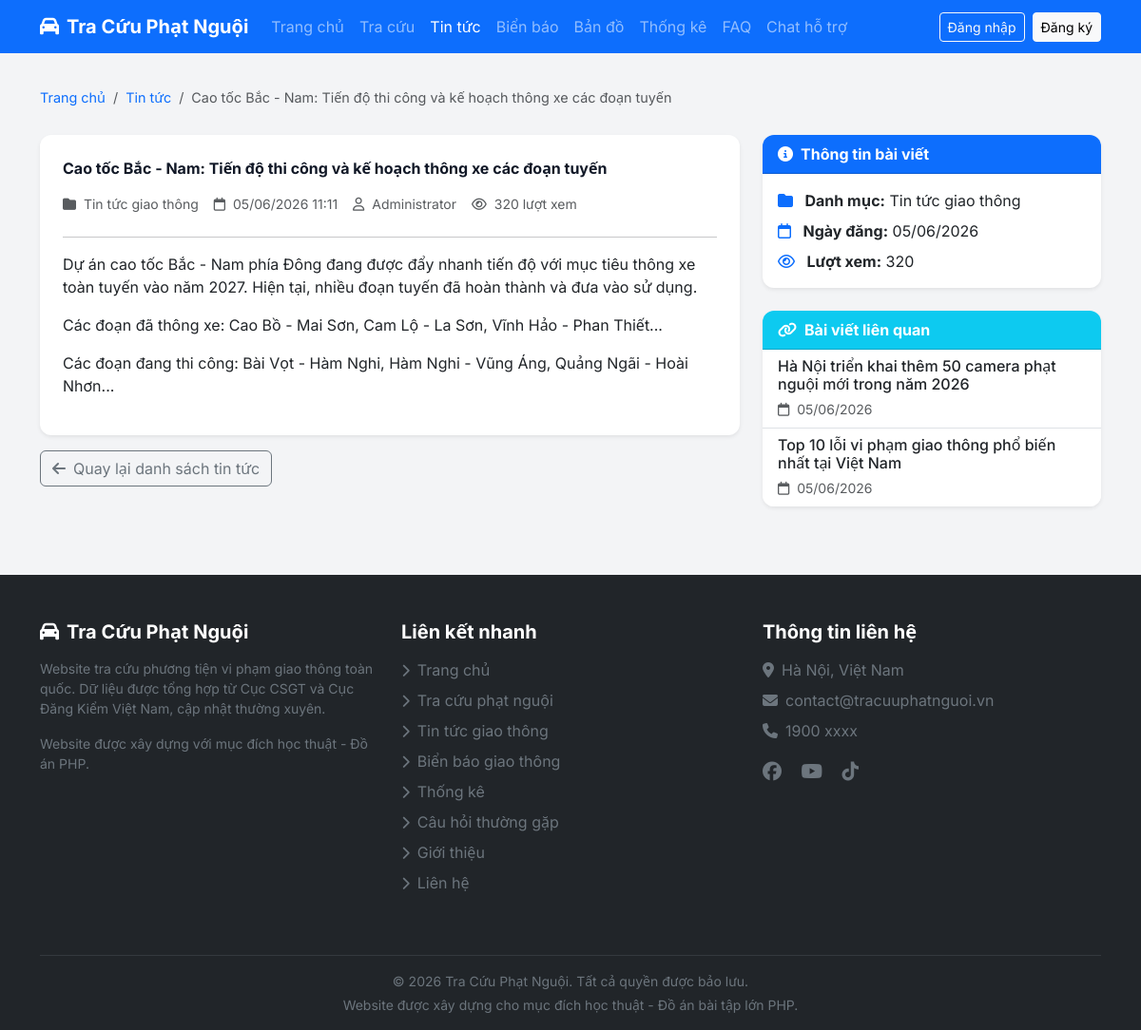
Page /tin-tuc/cao-toc-bac-nam-tien-do-thi-cong-ke-hoach-thong-xe on the committed database.
### tables this page shows
CREATE TABLE news (
    id INT AUTO_INCREMENT PRIMARY KEY,
    title VARCHAR(255) NOT NULL,
    slug VARCHAR(255) NOT NULL UNIQUE,
    content LONGTEXT NOT NULL,
    thumbnail VARCHAR(255) NULL,
    category_id INT NULL,
    author_id INT NULL,
    status ENUM('draft','published') NOT NULL DEFAULT 'draft',
    views INT NOT NULL DEFAULT 0,
    created_at DATETIME NOT NULL DEFAULT CURRENT_TIMESTAMP,
    updated_at DATETIME NULL ON UPDATE CURRENT_TIMESTAMP,
    FOREIGN KEY (category_id) REFERENCES news_categories(id) ON DELETE SET NULL,
    FOREIGN KEY (author_id) REFERENCES users(id) ON DELETE SET NULL,
    INDEX idx_slug (slug),
    INDEX idx_status (status),
    INDEX idx_category (category_id),
    INDEX idx_created (created_at)
);

CREATE TABLE news_categories (
    id INT AUTO_INCREMENT PRIMARY KEY,
    name VARCHAR(100) NOT NULL,
    slug VARCHAR(100) NOT NULL UNIQUE,
    created_at DATETIME NOT NULL DEFAULT CURRENT_TIMESTAMP
);

CREATE TABLE users (
    id INT AUTO_INCREMENT PRIMARY KEY,
    fullname VARCHAR(100) NOT NULL,
    email VARCHAR(100) NOT NULL UNIQUE,
    phone VARCHAR(15) NULL UNIQUE,
    password VARCHAR(255) NOT NULL COMMENT 'bcrypt hash',
    role ENUM('user','admin') NOT NULL DEFAULT 'user',
    avatar VARCHAR(255) NULL,
    status TINYINT NOT NULL DEFAULT 1 COMMENT '1=active, 0=banned',
    reset_token VARCHAR(100) NULL,
    reset_expires DATETIME NULL,
    created_at DATETIME NOT NULL DEFAULT CURRENT_TIMESTAMP,
    updated_at DATETIME NULL ON UPDATE CURRENT_TIMESTAMP,
    INDEX idx_role (role),
    INDEX idx_status (status)
);

### app/views/client/tintuc/detail.php (the view, shortened to what the rows shown need)
<div class="container py-4">
    <nav aria-label="breadcrumb" class="mb-3">
        <ol class="breadcrumb">
            <li class="breadcrumb-item"><a href="/" class="text-decoration-none">Trang chủ</a></li>
            <li class="breadcrumb-item"><a href="/tin-tuc" class="text-decoration-none">Tin tức</a></li>
            <li class="breadcrumb-item active"><?= htmlspecialchars($article['title'], ENT_QUOTES, 'UTF-8') ?></li>
        </ol>
    </nav>
    <div class="row">
        <div class="col-lg-8">
            <article class="card shadow-sm border-0">
                <div class="card-body p-4">
                    <h1 class="card-title fw-bold mb-3">
                        <?= htmlspecialchars($article['title'], ENT_QUOTES, 'UTF-8') ?>
                    </h1>
                    <div class="d-flex flex-wrap gap-3 mb-4 text-muted small">
                        <?php if (!empty($article['category_name'])): ?>
                            <span>
                                <i class="fas fa-folder me-1"></i>
                                <?= htmlspecialchars($article['category_name'], ENT_QUOTES, 'UTF-8') ?>
                            </span>
                        <?php endif; ?>
                        <span>
                            <i class="far fa-calendar me-1"></i>
                            <?= htmlspecialchars(Helper::formatDateTime($article['created_at']), ENT_QUOTES, 'UTF-8') ?>
                        </span>
                        <?php if (!empty($article['author_name'])): ?>
                            <span>
                                <i class="far fa-user me-1"></i>
                                <?= htmlspecialchars($article['author_name'], ENT_QUOTES, 'UTF-8') ?>
                            </span>
                        <?php endif; ?>
                        <span>
                            <i class="far fa-eye me-1"></i>
                            <?= (int)($article['views'] ?? 0) ?> lượt xem
                        </span>
                    </div>
                    <hr>
                    <div class="article-content">
                        <?= $article['content'] ?>
                    </div>
                </div>
            </article>
            <div class="mt-3">
                <a href="/tin-tuc" class="btn btn-outline-secondary">
                    <i class="fas fa-arrow-left me-2"></i>Quay lại danh sách tin tức
                </a>
            </div>
        </div>
        <div class="col-lg-4 mt-4 mt-lg-0">
            <div class="card shadow-sm border-0 mb-4">
                <div class="card-header bg-primary text-white fw-bold">
                    <i class="fas fa-info-circle me-2"></i>Thông tin bài viết
                </div>
                <div class="card-body">
                    <ul class="list-unstyled mb-0">
                        <li class="mb-2">
                            <i class="fas fa-folder text-primary me-2"></i>
                            <strong>Danh mục:</strong>
                            <?= htmlspecialchars($article['category_name'] ?? 'Chưa phân loại', ENT_QUOTES, 'UTF-8') ?>
                        </li>
                        <li class="mb-2">
                            <i class="far fa-calendar text-primary me-2"></i>
                            <strong>Ngày đăng:</strong>
                            <?= htmlspecialchars(Helper::formatDate($article['created_at'], 'd/m/Y'), ENT_QUOTES, 'UTF-8') ?>
                        </li>
                        <li>
                            <i class="far fa-eye text-primary me-2"></i>
                            <strong>Lượt xem:</strong>
                            <?= (int)($article['views'] ?? 0) ?>
                        </li>
                    </ul>
                </div>
            </div>
            <?php if (!empty($related)): ?>
                <div class="card shadow-sm border-0">
                    <div class="card-header bg-info text-white fw-bold">
                        <i class="fas fa-link me-2"></i>Bài viết liên quan
                    </div>
                    <div class="card-body p-0">
                        <div class="list-group list-group-flush">
                            <?php foreach ($related as $rel): ?>
                                <a href="/tin-tuc/<?= htmlspecialchars($rel['slug'] ?? 'bai-viet-' . $rel['id'], ENT_QUOTES, 'UTF-8') ?>"
                                   class="list-group-item list-group-item-action">
                                    <div class="d-flex gap-2">
                                        <div>
                                            <h6 class="mb-1"><?= htmlspecialchars($rel['title'], ENT_QUOTES, 'UTF-8') ?></h6>
                                            <small class="text-muted">
                                                <i class="far fa-calendar me-1"></i>
                                                <?= htmlspecialchars(Helper::formatDate($rel['created_at'], 'd/m/Y'), ENT_QUOTES, 'UTF-8') ?>
                                            </small>
                                        </div>
                                    </div>
                                </a>
                            <?php endforeach; ?>
                        </div>
                    </div>
                </div>
            <?php endif; ?>
        </div>
    </div>
</div>

### app/core/Router.php (shortened to what the rows shown need)
<?php
class Router
{
    private array $routes = [];
    private function addRoute(string $method, string $uri, string $handler): void
    {
        $pattern = preg_replace('/\{([a-zA-Z_]+)\}/', '(?P<$1>[^/]+)', $uri);
        $pattern = '#^' . $pattern . '$#';
        $this->routes[] = [
            'method'  => $method,
            'pattern' => $pattern,
            'handler' => $handler,
        ];
    }
    public function dispatch(string $uri, string $method): void
    {
        $uri = parse_url($uri, PHP_URL_PATH);
        $uri = rtrim($uri, '/') ?: '/';
        foreach ($this->routes as $route) {
            if ($route['method'] !== strtoupper($method)) {
                continue;
            }
            if (preg_match($route['pattern'], $uri, $matches)) {
                $this->params = array_filter($matches, fn($key) => is_string($key), ARRAY_FILTER_USE_KEY);
                [$controllerPath, $action] = explode('@', $route['handler']);
                $controller = new $controllerClass();
                call_user_func_array([$controller, $action], array_values($this->params));
                return;
            }
        }
    }
}

### app/views/partials/header.php (shortened to what the rows shown need)
<?php
$isLoggedIn = Session::isLoggedIn();
$isAdmin = Session::isAdmin();
$currentUrl = parse_url($_SERVER['REQUEST_URI'], PHP_URL_PATH);
function isActive(string $path): string {
    global $currentUrl;
    return $currentUrl === $path ? 'active' : '';
}
?>
<nav class="navbar navbar-expand-lg navbar-dark bg-primary sticky-top">
    <div class="container">
        <a class="navbar-brand fw-bold" href="/">
            <i class="fas fa-car me-2"></i>Tra Cứu Phạt Nguội
        </a>
        <div class="collapse navbar-collapse" id="mainNav">
            <ul class="navbar-nav me-auto mb-2 mb-lg-0">
                <li class="nav-item"><a class="nav-link <?= isActive('/') ?>" href="/">Trang chủ</a></li>
                <li class="nav-item"><a class="nav-link <?= str_starts_with($currentUrl, '/tra-cuu') ? 'active' : '' ?>" href="/tra-cuu">Tra cứu</a></li>
                <li class="nav-item"><a class="nav-link <?= str_starts_with($currentUrl, '/tin-tuc') ? 'active' : '' ?>" href="/tin-tuc">Tin tức</a></li>
                <li class="nav-item"><a class="nav-link <?= str_starts_with($currentUrl, '/bien-bao') ? 'active' : '' ?>" href="/bien-bao">Biển báo</a></li>
                <li class="nav-item"><a class="nav-link <?= str_starts_with($currentUrl, '/ban-do') ? 'active' : '' ?>" href="/ban-do">Bản đồ</a></li>
                <li class="nav-item"><a class="nav-link <?= str_starts_with($currentUrl, '/thong-ke') ? 'active' : '' ?>" href="/thong-ke">Thống kê</a></li>
                <li class="nav-item"><a class="nav-link <?= str_starts_with($currentUrl, '/faq') ? 'active' : '' ?>" href="/faq">FAQ</a></li>
                <li class="nav-item"><a class="nav-link <?= str_starts_with($currentUrl, '/chat') ? 'active' : '' ?>" href="/chat">Chat hỗ trợ</a></li>
            </ul>
            <div class="d-flex align-items-center gap-2">
                <?php if ($isLoggedIn): ?>
                    <div class="dropdown">
                        <!-- btn: lớp cơ bản của nút Bootstrap.
                             btn-outline-light: nút viền trắng, nền trong suốt, chữ trắng.
                             btn-sm: nút kích thước nhỏ.
                             data-bs-toggle="dropdown": kích hoạt dropdown của Bootstrap 5. -->
                        <button class="btn btn-outline-light btn-sm dropdown-toggle" data-bs-toggle="dropdown">
                            <i class="fas fa-user me-1"></i>
                            <!-- Cắt ngắn tên người dùng nếu quá 14 ký tự, thêm dấu "...".
                                 mb_strlen: đếm độ dài chuỗi Unicode (hỗ trợ tiếng Việt có dấu).
                                 mb_substr: cắt chuỗi Unicode an toàn.
                                 htmlspecialchars: chống XSS, escape ký tự đặc biệt trong HTML. -->
                            <?= htmlspecialchars(mb_strlen(Session::get('user_name')) > 14 ? mb_substr(Session::get('user_name'), 0, 14) . '...' : Session::get('user_name')) ?>
                        </button>
                        <ul class="dropdown-menu dropdown-menu-end">
                            <li><a class="dropdown-item" href="/tai-khoan"><i class="fas fa-tachometer-alt me-2"></i>Tài khoản</a></li>
                            <li><a class="dropdown-item" href="/tai-khoan/phuong-tien"><i class="fas fa-car me-2"></i>Phương tiện</a></li>
                            <li><a class="dropdown-item" href="/tai-khoan/lich-su"><i class="fas fa-history me-2"></i>Lịch sử</a></li>
                            <?php if ($isAdmin): ?>
                                <li><hr class="dropdown-divider"></li>
                                <li><a class="dropdown-item" href="/admin"><i class="fas fa-cog me-2"></i>Admin</a></li>
                            <?php endif; ?>
                            <li><hr class="dropdown-divider"></li>
                            <li><a class="dropdown-item text-danger" href="/dang-xuat"><i class="fas fa-sign-out-alt me-2"></i>Đăng xuất</a></li>
                        </ul>
                    </div>
                <?php else: ?>
                    <a href="/dang-nhap" class="btn btn-outline-light btn-sm">Đăng nhập</a>
                    <a href="/dang-ky" class="btn btn-light btn-sm">Đăng ký</a>
                <?php endif; ?>
            </div>
        </div>
    </div>
</nav>

### app/views/partials/footer.php (shortened to what the rows shown need)
<footer class="bg-dark text-white pt-5 pb-3 mt-5">
    <div class="container">
        <div class="row">
            <div class="col-md-4 mb-4">
                <h5 class="fw-bold mb-3"><i class="fas fa-car me-2"></i>Tra Cứu Phạt Nguội</h5>
                <p class="text-secondary small">Website tra cứu phương tiện vi phạm giao thông toàn quốc. Dữ liệu được tổng hợp từ Cục CSGT và Cục Đăng Kiểm Việt Nam, cập nhật thường xuyên.</p>
                <p class="text-secondary small">Website được xây dựng với mục đích học thuật - Đồ án PHP.</p>
            </div>
            <div class="col-md-4 mb-4">
                <h5 class="fw-bold mb-3">Liên kết nhanh</h5>
                <ul class="list-unstyled">
                    <li class="mb-2"><a href="/" class="text-secondary text-decoration-none"><i class="fas fa-chevron-right me-2 small"></i>Trang chủ</a></li>
                    <li class="mb-2"><a href="/tra-cuu" class="text-secondary text-decoration-none"><i class="fas fa-chevron-right me-2 small"></i>Tra cứu phạt nguội</a></li>
                    <li class="mb-2"><a href="/tin-tuc" class="text-secondary text-decoration-none"><i class="fas fa-chevron-right me-2 small"></i>Tin tức giao thông</a></li>
                    <li class="mb-2"><a href="/bien-bao" class="text-secondary text-decoration-none"><i class="fas fa-chevron-right me-2 small"></i>Biển báo giao thông</a></li>
                    <li class="mb-2"><a href="/thong-ke" class="text-secondary text-decoration-none"><i class="fas fa-chevron-right me-2 small"></i>Thống kê</a></li>
                    <li class="mb-2"><a href="/faq" class="text-secondary text-decoration-none"><i class="fas fa-chevron-right me-2 small"></i>Câu hỏi thường gặp</a></li>
                    <li class="mb-2"><a href="/gioi-thieu" class="text-secondary text-decoration-none"><i class="fas fa-chevron-right me-2 small"></i>Giới thiệu</a></li>
                    <li class="mb-2"><a href="/lien-he" class="text-secondary text-decoration-none"><i class="fas fa-chevron-right me-2 small"></i>Liên hệ</a></li>
                </ul>
            </div>
            <div class="col-md-4 mb-4">
                <h5 class="fw-bold mb-3">Thông tin liên hệ</h5>
                <ul class="list-unstyled text-secondary">
                    <li class="mb-2"><i class="fas fa-map-marker-alt me-2"></i>Hà Nội, Việt Nam</li>
                    <li class="mb-2"><i class="fas fa-envelope me-2"></i>contact@tracuuphatnguoi.vn</li>
                    <li class="mb-2"><i class="fas fa-phone me-2"></i>1900 xxxx</li>
                </ul>
                <div class="mt-3">
                    <a href="#" class="text-secondary me-3 fs-5"><i class="fab fa-facebook"></i></a>
                    <a href="#" class="text-secondary me-3 fs-5"><i class="fab fa-youtube"></i></a>
                    <a href="#" class="text-secondary fs-5"><i class="fab fa-tiktok"></i></a>
                </div>
            </div>
        </div>
        <hr class="border-secondary mt-4">
        <div class="text-center text-secondary small">
            <p class="mb-0">&copy; <?= date('Y') ?> Tra Cứu Phạt Nguội. Tất cả quyền được bảo lưu.</p>
            <p class="mb-0 mt-1">Website được xây dựng cho mục đích học thuật - Đồ án bài tập lớn PHP.</p>
        </div>
    </div>
</footer>

### rows in the picture
news: title "Cao tốc Bắc - Nam: Tiến độ thi công và kế hoạch thông xe các đoạn tuyến", category.name "Tin tức giao thông", created_at "05/06/2026 11:11", author.fullname "Administrator", views "320", content "Dự án cao tốc Bắc - Nam phía Đông đang được đẩy nhanh tiến độ với mục tiêu thông xe toàn tuyến vào năm 2027. Hiện tại, nhiều đoạn tuyến đã hoàn thành và đưa vào sử dụng. Các đoạn đã thông xe: Cao Bồ - Mai Sơn, Cam Lộ - La Sơn, Vĩnh Hảo - Phan Thiết... Các đoạn đang thi công: Bài Vọt - Hàm Nghi, Hàm Nghi - Vũng Áng, Quảng Ngãi - Hoài Nhơn...", created_at "05/06/2026"
news: title "Hà Nội triển khai thêm 50 camera phạt nguội mới trong năm 2026", created_at "05/06/2026"
news: title "Top 10 lỗi vi phạm giao thông phổ biến nhất tại Việt Nam", created_at "05/06/2026"
